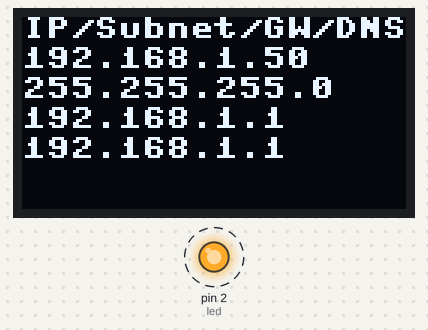
The program below on a simulated MicroPython board. Shown: 128×64 one-colour display, output pins drawn as LEDs (lit = HIGH). Dashed ring = blinking. WiFi joins after 1.5 s; the clock reads 2024-03-15 10:24:30 at power-on unless the program sets it; what the program prints to the serial console is not drawn. At 1.6 s the program stops and its outputs stay as they are.

Above: at 1.6 s.
Timing chart, 0 to 3.1 s (numbered marks = the images above):
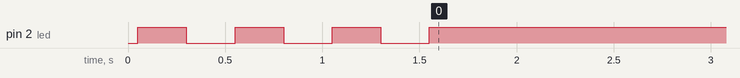

The program:

main.py
```python
"""
"""
from machine import Pin, SoftI2C, Timer
from network import WLAN, STA_IF
import time

from ssd1306 import SSD1306_I2C

# look at the microcontroller schematic to find the pin numbers
# create output pin on GPIO2 and set it to '0' (turn off LED)
led = Pin(2, Pin.OUT, value=0)
i2c = SoftI2C(sda=Pin(1), scl=Pin(0))
oled = SSD1306_I2C(128, 64, i2c, addr=0x3c)

oled.fill(0)
oled.show()

# connect to WiFi as a station
wlan = WLAN(STA_IF)
# activate network interface
wlan.active(True)
# if we were previsouly connected, clean that up
wlan.disconnect()

start = time.time()
try:
    if not wlan.isconnected():
        print("Connecting...")
        wlan.connect("ftdata", "q1w2e3r4t5y6")
        while  not wlan.isconnected():
            led.value(1)
            time.sleep_ms(250)
            led.value(0)
            time.sleep_ms(250)
            # test if we've been trying for more than 20 seconds
            if time.time() - start > 20:
                print("Connection timeout")
                raise KeyboardInterrupt

    led.value(1)
    ifconfig = wlan.ifconfig()
    print("network: {}".format(ifconfig))

    oled.fill(0)
    oled.text("IP/Subnet/GW/DNS", 0, 0)
    oled.text(ifconfig[0], 0, 10)
    oled.text(ifconfig[1], 0, 20)
    oled.text(ifconfig[2], 0, 30)
    oled.text(ifconfig[3], 0, 40)
    oled.show()

# stop the script by pressing ctrl-C in the shell
except KeyboardInterrupt:
    wlan.disconnect()
    oled.fill(0)
    oled.show()
```

Measured:
- by itself, pin 2 (led): alternates HIGH for 0.25 s and LOW for 0.25 s, 7 changes in all, then stays HIGH
